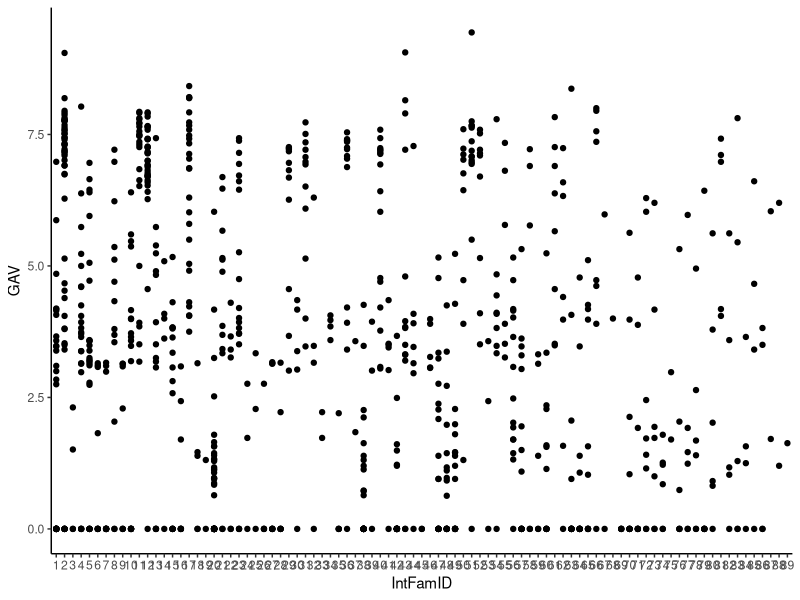

This figure's R source: (Note: this script raises an error after producing the figure.)
## ---- chunk 1
library(tidyverse) ## Do this everytime you restart R and need it
library(ggplot2)
## ---- chunk 2
library(readr)
allfams <- read_csv("Working Files/allcohorts_1plate_class.csv")

View(allfams)

head(allfams)
summary(allfams)
str(allfams)
## ---- chunk 3
allfams $IntFamID <- as.factor(allfams $IntFamID)
summary(allfams)
allfams $Cohort <- as.factor(allfams$Cohort)
allfams$Code <- as.factor(allfams$Code)
## ---- chunk 4
allfams$GAV <- as.numeric(allfams$GAV)

## ---- chunk 5
ggplot(allfams , aes(IntFamID , GAV)) +
  geom_point() +
  theme_classic()
## ---- chunk 6
ggplot(top10fams , aes(IntFamID , GAV)) +
  geom_jitter(width = 0.2) +
  aes(color = Class , shape = Class ) +
  labs( title = "All families GAV loads")

top10famplot <- ggplot(top10fams , aes(IntFamID , GAV)) +
  geom_jitter(width = 0.2) +
  aes(color = Class , shape = Class ) +
  labs( title = "TOp 10 Families GAV Loads",
        x = "Family" , 
        y = "GAV copies/ug TNA")


ggsave("top10famplots.png" , top10famplot , width = 15, height = 10 , dpi = 300)
## ---- chunk 7
top10fams $AnimalID <- as.factor(top10fams$AnimalID)
top10fams$Cohort <- as.factor(top10fams$Cohort)
top10fams$Type <- as.factor(top10fams$Type)
top10fams$Class <- as.factor(top10fams$Class)
top10fams$Code <- as.factor(top10fams$Code)
summary(top10fams)
